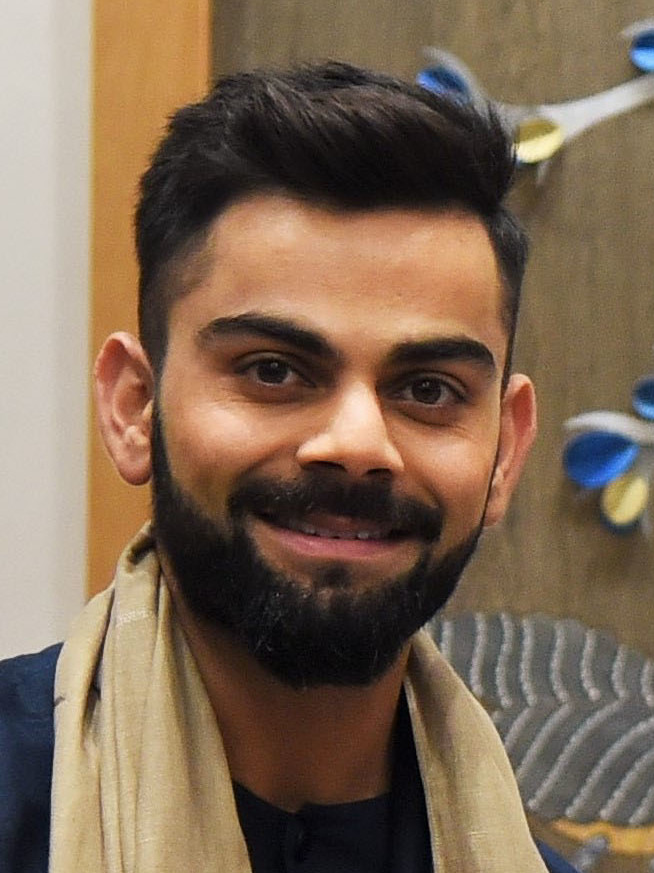
#> input picture Virat_Kohli.jpg, 654 x 873 px
$ python main.py
#> lines starting #> are read from the running program, lines starting #| are printed output that depends on the picture
import cv2
image = cv2.imread("Virat_Kohli.jpg")
#> image is the input picture: shape (873, 654, 3); mean B, G, R 84.3, 104.6, 126.4
gray_image = cv2.cvtColor(image, cv2.COLOR_BGR2GRAY)
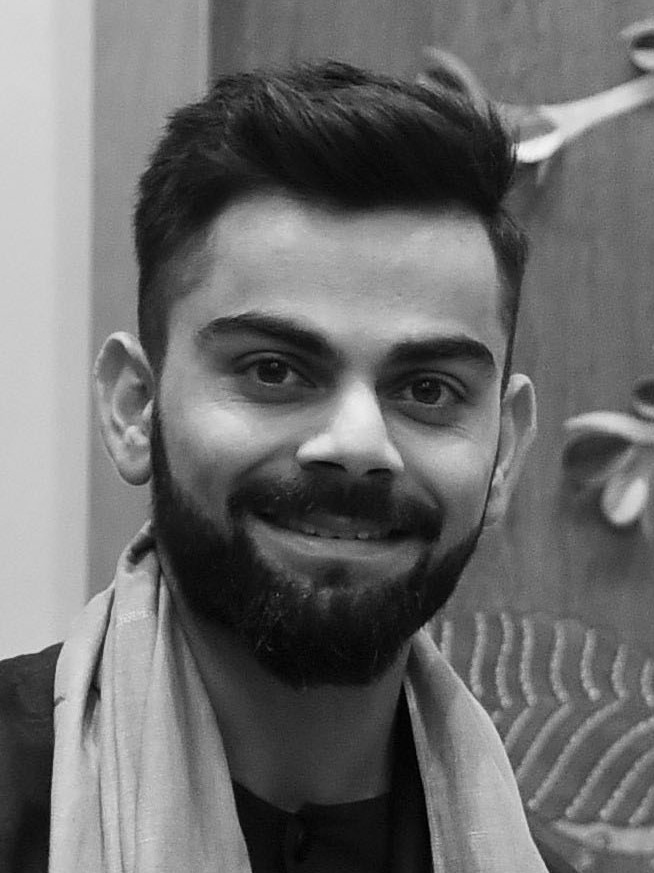
#> gray_image: shape (873, 654); min 0, max 244, mean 108.8
inverted = 255-gray_image
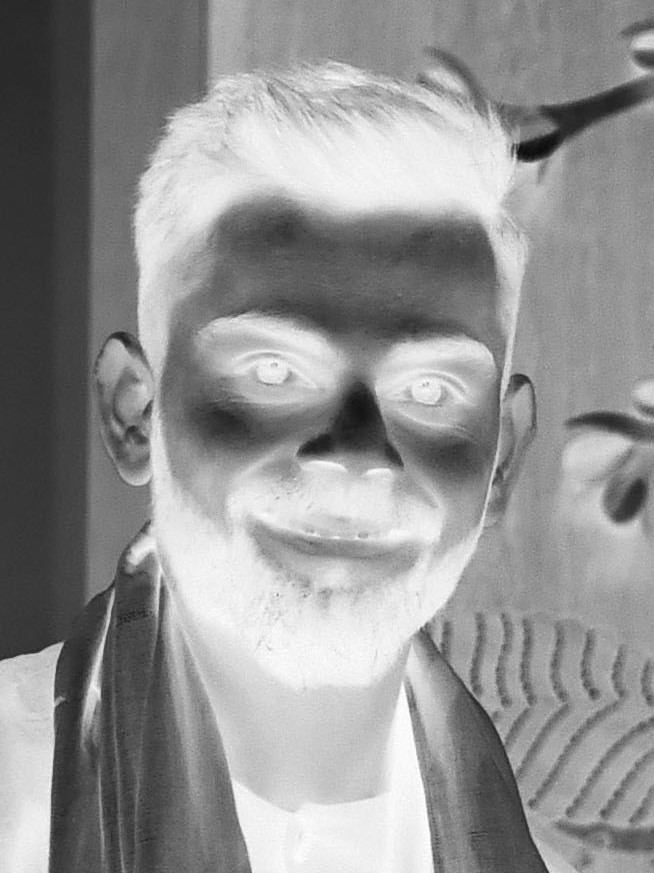
#> inverted: shape (873, 654); min 11, max 255, mean 146.2
blur = cv2.GaussianBlur(inverted, (21, 21), 0)
invertedblur = 255-gray_image
sketch = cv2.divide(gray_image, invertedblur, scale=256.0)
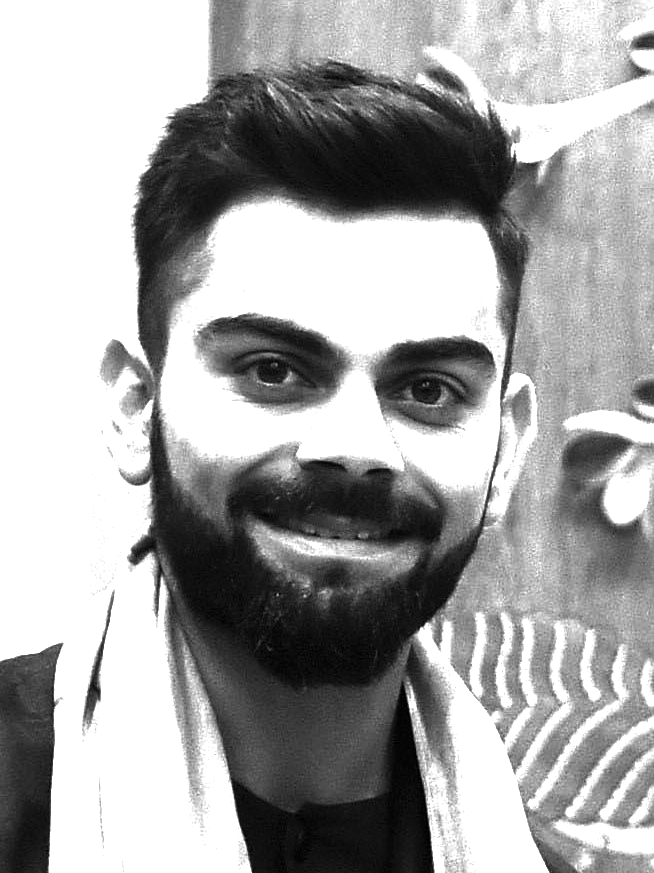
#> sketch: shape (873, 654); min 0, max 255, mean 166.2
cv2.imwrite("sketch_image.png", sketch)
cv2.imshow("Image", sketch)
